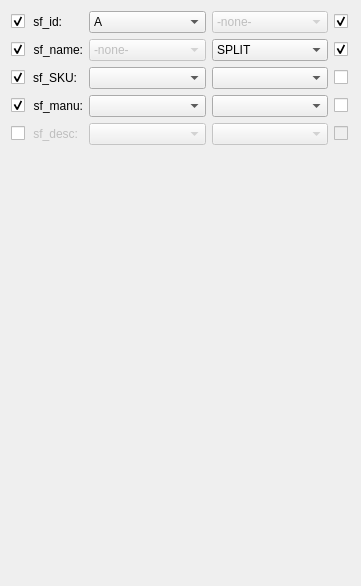
               <widget class="QWidget" name="product_fields_scroll_area_contents">
                <property name="geometry">
                 <rect>
                  <x>0</x>
                  <y>0</y>
                  <width>361</width>
                  <height>586</height>
                 </rect>
                </property>
                <layout class="QGridLayout" name="gridLayout_2">
                 <item row="1" column="2">
                  <widget class="QComboBox" name="_1_source_combo">
                   <property name="enabled">
                    <bool>false</bool>
                   </property>
                   <property name="sizePolicy">
                    <sizepolicy hsizetype="Expanding" vsizetype="Preferred">
                     <horstretch>0</horstretch>
                     <verstretch>0</verstretch>
                    </sizepolicy>
                   </property>
                   <property name="maximumSize">
                    <size>
                     <width>200</width>
                     <height>16777215</height>
                    </size>
                   </property>
                   <item>
                    <property name="text">
                     <string>-none-</string>
                    </property>
                   </item>
                  </widget>
                 </item>
                 <item row="0" column="1">
                  <widget class="QLabel" name="_0_prod_field">
                   <property name="sizePolicy">
                    <sizepolicy hsizetype="Maximum" vsizetype="Fixed">
                     <horstretch>0</horstretch>
                     <verstretch>0</verstretch>
                    </sizepolicy>
                   </property>
                   <property name="minimumSize">
                    <size>
                     <width>0</width>
                     <height>0</height>
                    </size>
                   </property>
                   <property name="text">
                    <string>sf_id:</string>
                   </property>
                   <property name="alignment">
                    <set>Qt::AlignmentFlag::AlignRight|Qt::AlignmentFlag::AlignTrailing|Qt::AlignmentFlag::AlignVCenter</set>
                   </property>
                  </widget>
                 </item>
                 <item row="0" column="4">
                  <widget class="QCheckBox" name="_0_allow_empty">
                   <property name="sizePolicy">
                    <sizepolicy hsizetype="Maximum" vsizetype="Fixed">
                     <horstretch>0</horstretch>
                     <verstretch>0</verstretch>
                    </sizepolicy>
                   </property>
                   <property name="minimumSize">
                    <size>
                     <width>16</width>
                     <height>0</height>
                    </size>
                   </property>
                   <property name="maximumSize">
                    <size>
                     <width>16777215</width>
                     <height>16777215</height>
                    </size>
                   </property>
                   <property name="font">
                    <font>
                     <strikeout>false</strikeout>
                    </font>
                   </property>
                   <property name="layoutDirection">
                    <enum>Qt::LayoutDirection::LeftToRight</enum>
                   </property>
                   <property name="text">
                    <string/>
                   </property>
                   <property name="checked">
                    <bool>true</bool>
                   </property>
                  </widget>
                 </item>
                 <item row="4" column="4">
                  <widget class="QCheckBox" name="_4_allow_empty">
                   <property name="enabled">
                    <bool>false</bool>
                   </property>
                   <property name="sizePolicy">
                    <sizepolicy hsizetype="Maximum" vsizetype="Fixed">
                     <horstretch>0</horstretch>
                     <verstretch>0</verstretch>
                    </sizepolicy>
                   </property>
                   <property name="minimumSize">
                    <size>
                     <width>16</width>
                     <height>0</height>
                    </size>
                   </property>
                   <property name="font">
                    <font>
                     <strikeout>false</strikeout>
                    </font>
                   </property>
                   <property name="layoutDirection">
                    <enum>Qt::LayoutDirection::LeftToRight</enum>
                   </property>
                   <property name="text">
                    <string/>
                   </property>
                  </widget>
                 </item>
                 <item row="3" column="3">
                  <widget class="QComboBox" name="_3_function_combo">
                   <property name="sizePolicy">
                    <sizepolicy hsizetype="Expanding" vsizetype="Preferred">
                     <horstretch>0</horstretch>
                     <verstretch>0</verstretch>
                    </sizepolicy>
                   </property>
                   <property name="maximumSize">
                    <size>
                     <width>200</width>
                     <height>16777215</height>
                    </size>
                   </property>
                  </widget>
                 </item>
                 <item row="2" column="2">
                  <widget class="QComboBox" name="_2_source_combo">
                   <property name="sizePolicy">
                    <sizepolicy hsizetype="Expanding" vsizetype="Preferred">
                     <horstretch>0</horstretch>
                     <verstretch>0</verstretch>
                    </sizepolicy>
                   </property>
                   <property name="maximumSize">
                    <size>
                     <width>200</width>
                     <height>16777215</height>
                    </size>
                   </property>
                  </widget>
                 </item>
                 <item row="5" column="0" colspan="4">
                  <spacer name="verticalSpacer">
                   <property name="orientation">
                    <enum>Qt::Orientation::Vertical</enum>
                   </property>
                   <property name="sizeHint" stdset="0">
                    <size>
                     <width>20</width>
                     <height>40</height>
                    </size>
                   </property>
                  </spacer>
                 </item>
                 <item row="4" column="2">
                  <widget class="QComboBox" name="_4_source_combo">
                   <property name="enabled">
                    <bool>false</bool>
                   </property>
                   <property name="sizePolicy">
                    <sizepolicy hsizetype="Expanding" vsizetype="Preferred">
                     <horstretch>0</horstretch>
                     <verstretch>0</verstretch>
                    </sizepolicy>
                   </property>
                   <property name="maximumSize">
                    <size>
                     <width>200</width>
                     <height>16777215</height>
                    </size>
                   </property>
                  </widget>
                 </item>
                 <item row="0" column="2">
                  <widget class="QComboBox" name="_0_source_combo">
                   <property name="sizePolicy">
                    <sizepolicy hsizetype="Expanding" vsizetype="Preferred">
                     <horstretch>0</horstretch>
                     <verstretch>0</verstretch>
                    </sizepolicy>
                   </property>
                   <property name="maximumSize">
                    <size>
                     <width>200</width>
                     <height>16777215</height>
                    </size>
                   </property>
                   <property name="sizeAdjustPolicy">
                    <enum>QComboBox::SizeAdjustPolicy::AdjustToContentsOnFirstShow</enum>
                   </property>
                   <property name="frame">
                    <bool>true</bool>
                   </property>
                   <property name="labelDrawingMode">
                    <enum>QComboBox::LabelDrawingMode::UseStyle</enum>
                   </property>
                   <item>
                    <property name="text">
                     <string>A</string>
                    </property>
                   </item>
                   <item>
                    <property name="text">
                     <string>B</string>
                    </property>
                   </item>
                  </widget>
                 </item>
                 <item row="4" column="0">
                  <widget class="QCheckBox" name="_4_include_field">
                   <property name="sizePolicy">
                    <sizepolicy hsizetype="Maximum" vsizetype="Fixed">
                     <horstretch>0</horstretch>
                     <verstretch>0</verstretch>
                    </sizepolicy>
                   </property>
                   <property name="minimumSize">
                    <size>
                     <width>16</width>
                     <height>0</height>
                    </size>
                   </property>
                   <property name="font">
                    <font>
                     <strikeout>false</strikeout>
                    </font>
                   </property>
                   <property name="layoutDirection">
                    <enum>Qt::LayoutDirection::LeftToRight</enum>
                   </property>
                   <property name="text">
                    <string/>
                   </property>
                   <property name="checked">
                    <bool>false</bool>
                   </property>
                  </widget>
                 </item>
                 <item row="1" column="0">
                  <widget class="QCheckBox" name="_1_include_field">
                   <property name="sizePolicy">
                    <sizepolicy hsizetype="Maximum" vsizetype="Fixed">
                     <horstretch>0</horstretch>
                     <verstretch>0</verstretch>
                    </sizepolicy>
                   </property>
                   <property name="minimumSize">
                    <size>
                     <width>16</width>
                     <height>0</height>
                    </size>
                   </property>
                   <property name="font">
                    <font>
                     <strikeout>false</strikeout>
                    </font>
                   </property>
                   <property name="layoutDirection">
                    <enum>Qt::LayoutDirection::LeftToRight</enum>
                   </property>
                   <property name="text">
                    <string/>
                   </property>
                   <property name="checked">
                    <bool>true</bool>
                   </property>
                  </widget>
                 </item>
                 <item row="1" column="1">
                  <widget class="QLabel" name="_1_prod_field">
                   <property name="sizePolicy">
                    <sizepolicy hsizetype="Maximum" vsizetype="Fixed">
                     <horstretch>0</horstretch>
                     <verstretch>0</verstretch>
                    </sizepolicy>
                   </property>
                   <property name="minimumSize">
                    <size>
                     <width>0</width>
                     <height>0</height>
                    </size>
                   </property>
                   <property name="text">
                    <string>sf_name:</string>
                   </property>
                   <property name="alignment">
                    <set>Qt::AlignmentFlag::AlignRight|Qt::AlignmentFlag::AlignTrailing|Qt::AlignmentFlag::AlignVCenter</set>
                   </property>
                  </widget>
                 </item>
                 <item row="0" column="0">
                  <widget class="QCheckBox" name="_0_include_field">
                   <property name="sizePolicy">
                    <sizepolicy hsizetype="Maximum" vsizetype="Fixed">
                     <horstretch>0</horstretch>
                     <verstretch>0</verstretch>
                    </sizepolicy>
                   </property>
                   <property name="minimumSize">
                    <size>
                     <width>16</width>
                     <height>0</height>
                    </size>
                   </property>
                   <property name="maximumSize">
                    <size>
                     <width>16777215</width>
                     <height>16777215</height>
                    </size>
                   </property>
                   <property name="font">
                    <font>
                     <strikeout>false</strikeout>
                    </font>
                   </property>
                   <property name="layoutDirection">
                    <enum>Qt::LayoutDirection::LeftToRight</enum>
                   </property>
                   <property name="text">
                    <string/>
                   </property>
                   <property name="checked">
                    <bool>true</bool>
                   </property>
                  </widget>
                 </item>
                 <item row="2" column="1">
                  <widget class="QLabel" name="_2_prod_field">
                   <property name="sizePolicy">
                    <sizepolicy hsizetype="Maximum" vsizetype="Fixed">
                     <horstretch>0</horstretch>
                     <verstretch>0</verstretch>
                    </sizepolicy>
                   </property>
                   <property name="minimumSize">
                    <size>
                     <width>0</width>
                     <height>0</height>
                    </size>
                   </property>
                   <property name="text">
                    <string>sf_SKU:</string>
                   </property>
                   <property name="alignment">
                    <set>Qt::AlignmentFlag::AlignRight|Qt::AlignmentFlag::AlignTrailing|Qt::AlignmentFlag::AlignVCenter</set>
                   </property>
                  </widget>
                 </item>
                 <item row="2" column="4">
                  <widget class="QCheckBox" name="_2_allow_empty">
                   <property name="sizePolicy">
                    <sizepolicy hsizetype="Maximum" vsizetype="Fixed">
                     <horstretch>0</horstretch>
                     <verstretch>0</verstretch>
                    </sizepolicy>
                   </property>
                   <property name="minimumSize">
                    <size>
                     <width>16</width>
                     <height>0</height>
                    </size>
                   </property>
                   <property name="font">
                    <font>
                     <strikeout>false</strikeout>
                    </font>
                   </property>
                   <property name="layoutDirection">
                    <enum>Qt::LayoutDirection::LeftToRight</enum>
                   </property>
                   <property name="text">
                    <string/>
                   </property>
                  </widget>
                 </item>
                 <item row="2" column="0">
                  <widget class="QCheckBox" name="_2_include_field">
                   <property name="sizePolicy">
                    <sizepolicy hsizetype="Maximum" vsizetype="Fixed">
                     <horstretch>0</horstretch>
                     <verstretch>0</verstretch>
                    </sizepolicy>
                   </property>
                   <property name="minimumSize">
                    <size>
                     <width>16</width>
                     <height>0</height>
                    </size>
                   </property>
                   <property name="font">
                    <font>
                     <strikeout>false</strikeout>
                    </font>
                   </property>
                   <property name="layoutDirection">
                    <enum>Qt::LayoutDirection::LeftToRight</enum>
                   </property>
                   <property name="text">
                    <string/>
                   </property>
                   <property name="checked">
                    <bool>true</bool>
                   </property>
                  </widget>
                 </item>
                 <item row="1" column="3">
                  <widget class="QComboBox" name="_1_function_combo">
                   <property name="sizePolicy">
                    <sizepolicy hsizetype="Expanding" vsizetype="Preferred">
                     <horstretch>0</horstretch>
                     <verstretch>0</verstretch>
                    </sizepolicy>
                   </property>
                   <property name="maximumSize">
                    <size>
                     <width>200</width>
                     <height>16777215</height>
                    </size>
                   </property>
                   <item>
                    <property name="text">
                     <string>SPLIT</string>
                    </property>
                   </item>
                  </widget>
                 </item>
                 <item row="1" column="4">
                  <widget class="QCheckBox" name="_1_allow_empty">
                   <property name="sizePolicy">
                    <sizepolicy hsizetype="Maximum" vsizetype="Fixed">
                     <horstretch>0</horstretch>
                     <verstretch>0</verstretch>
                    </sizepolicy>
                   </property>
                   <property name="minimumSize">
                    <size>
                     <width>16</width>
                     <height>0</height>
                    </size>
                   </property>
                   <property name="font">
                    <font>
                     <strikeout>false</strikeout>
                    </font>
                   </property>
                   <property name="layoutDirection">
                    <enum>Qt::LayoutDirection::LeftToRight</enum>
                   </property>
                   <property name="text">
                    <string/>
                   </property>
                   <property name="checked">
                    <bool>true</bool>
                   </property>
                  </widget>
                 </item>
                 <item row="3" column="1">
                  <widget class="QLabel" name="_3_prod_field">
                   <property name="sizePolicy">
                    <sizepolicy hsizetype="Maximum" vsizetype="Fixed">
                     <horstretch>0</horstretch>
                     <verstretch>0</verstretch>
                    </sizepolicy>
                   </property>
                   <property name="minimumSize">
                    <size>
                     <width>0</width>
                     <height>0</height>
                    </size>
                   </property>
                   <property name="text">
                    <string>sf_manu:</string>
                   </property>
                   <property name="alignment">
                    <set>Qt::AlignmentFlag::AlignRight|Qt::AlignmentFlag::AlignTrailing|Qt::AlignmentFlag::AlignVCenter</set>
                   </property>
                  </widget>
                 </item>
                 <item row="2" column="3">
                  <widget class="QComboBox" name="_2_function_combo">
                   <property name="sizePolicy">
                    <sizepolicy hsizetype="Expanding" vsizetype="Preferred">
                     <horstretch>0</horstretch>
                     <verstretch>0</verstretch>
                    </sizepolicy>
                   </property>
                   <property name="maximumSize">
                    <size>
                     <width>200</width>
                     <height>16777215</height>
                    </size>
                   </property>
                  </widget>
                 </item>
                 <item row="0" column="3">
                  <widget class="QComboBox" name="_0_function_combo">
                   <property name="enabled">
                    <bool>false</bool>
                   </property>
                   <property name="sizePolicy">
                    <sizepolicy hsizetype="Expanding" vsizetype="Preferred">
                     <horstretch>0</horstretch>
                     <verstretch>0</verstretch>
                    </sizepolicy>
                   </property>
                   <property name="maximumSize">
                    <size>
                     <width>200</width>
                     <height>16777215</height>
                    </size>
                   </property>
                   <item>
                    <property name="text">
                     <string>-none-</string>
                    </property>
                   </item>
                  </widget>
                 </item>
                 <item row="4" column="3">
                  <widget class="QComboBox" name="_4_function_combo">
                   <property name="enabled">
                    <bool>false</bool>
                   </property>
                   <property name="sizePolicy">
                    <sizepolicy hsizetype="Expanding" vsizetype="Preferred">
                     <horstretch>0</horstretch>
                     <verstretch>0</verstretch>
                    </sizepolicy>
                   </property>
                   <property name="maximumSize">
                    <size>
                     <width>200</width>
                     <height>16777215</height>
                    </size>
                   </property>
                  </widget>
                 </item>
                 <item row="3" column="0">
                  <widget class="QCheckBox" name="_3_include_field">
                   <property name="sizePolicy">
                    <sizepolicy hsizetype="Maximum" vsizetype="Fixed">
                     <horstretch>0</horstretch>
                     <verstretch>0</verstretch>
                    </sizepolicy>
                   </property>
                   <property name="minimumSize">
                    <size>
                     <width>16</width>
                     <height>0</height>
                    </size>
                   </property>
                   <property name="font">
                    <font>
                     <strikeout>false</strikeout>
                    </font>
                   </property>
                   <property name="layoutDirection">
                    <enum>Qt::LayoutDirection::LeftToRight</enum>
                   </property>
                   <property name="text">
                    <string/>
                   </property>
                   <property name="checked">
                    <bool>true</bool>
                   </property>
                  </widget>
                 </item>
                 <item row="4" column="1">
                  <widget class="QLabel" name="_4_prod_field">
                   <property name="enabled">
                    <bool>false</bool>
                   </property>
                   <property name="sizePolicy">
                    <sizepolicy hsizetype="Maximum" vsizetype="Fixed">
                     <horstretch>0</horstretch>
                     <verstretch>0</verstretch>
                    </sizepolicy>
                   </property>
                   <property name="minimumSize">
                    <size>
                     <width>0</width>
                     <height>0</height>
                    </size>
                   </property>
                   <property name="text">
                    <string>sf_desc:</string>
                   </property>
                   <property name="alignment">
                    <set>Qt::AlignmentFlag::AlignRight|Qt::AlignmentFlag::AlignTrailing|Qt::AlignmentFlag::AlignVCenter</set>
                   </property>
                  </widget>
                 </item>
                 <item row="3" column="2">
                  <widget class="QComboBox" name="_3_source_combo">
                   <property name="sizePolicy">
                    <sizepolicy hsizetype="Expanding" vsizetype="Preferred">
                     <horstretch>0</horstretch>
                     <verstretch>0</verstretch>
                    </sizepolicy>
                   </property>
                   <property name="maximumSize">
                    <size>
                     <width>200</width>
                     <height>16777215</height>
                    </size>
                   </property>
                  </widget>
                 </item>
                 <item row="3" column="4">
                  <widget class="QCheckBox" name="_3_allow_empty">
                   <property name="sizePolicy">
                    <sizepolicy hsizetype="Maximum" vsizetype="Fixed">
                     <horstretch>0</horstretch>
                     <verstretch>0</verstretch>
                    </sizepolicy>
                   </property>
                   <property name="minimumSize">
                    <size>
                     <width>16</width>
                     <height>0</height>
                    </size>
                   </property>
                   <property name="font">
                    <font>
                     <strikeout>false</strikeout>
                    </font>
                   </property>
                   <property name="layoutDirection">
                    <enum>Qt::LayoutDirection::LeftToRight</enum>
                   </property>
                   <property name="text">
                    <string/>
                   </property>
                  </widget>
                 </item>
                </layout>
               </widget>
